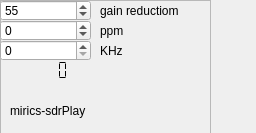
<?xml version="1.0" encoding="UTF-8"?>
<ui version="4.0">
 <class>sdrplayWidget</class>
 <widget class="QWidget" name="sdrplayWidget">
  <property name="geometry">
   <rect>
    <x>0</x>
    <y>0</y>
    <width>256</width>
    <height>133</height>
   </rect>
  </property>
  <property name="windowTitle">
   <string>Form</string>
  </property>
  <widget class="QFrame" name="frame">
   <property name="geometry">
    <rect>
     <x>0</x>
     <y>0</y>
     <width>211</width>
     <height>221</height>
    </rect>
   </property>
   <property name="frameShape">
    <enum>QFrame::StyledPanel</enum>
   </property>
   <property name="frameShadow">
    <enum>QFrame::Raised</enum>
   </property>
   <widget class="QLabel" name="label">
    <property name="geometry">
     <rect>
      <x>10</x>
      <y>100</y>
      <width>101</width>
      <height>21</height>
     </rect>
    </property>
    <property name="text">
     <string>mirics-sdrPlay</string>
    </property>
   </widget>
   <widget class="QSpinBox" name="externalGain">
    <property name="geometry">
     <rect>
      <x>0</x>
      <y>0</y>
      <width>91</width>
      <height>21</height>
     </rect>
    </property>
    <property name="maximum">
     <number>103</number>
    </property>
    <property name="value">
     <number>55</number>
    </property>
   </widget>
   <widget class="QSpinBox" name="f_correction">
    <property name="geometry">
     <rect>
      <x>0</x>
      <y>20</y>
      <width>91</width>
      <height>21</height>
     </rect>
    </property>
    <property name="minimum">
     <number>-100</number>
    </property>
    <property name="maximum">
     <number>100</number>
    </property>
   </widget>
   <widget class="QSpinBox" name="KhzOffset">
    <property name="geometry">
     <rect>
      <x>0</x>
      <y>40</y>
      <width>91</width>
      <height>21</height>
     </rect>
    </property>
    <property name="maximum">
     <number>1000000</number>
    </property>
   </widget>
   <widget class="QLabel" name="label_3">
    <property name="geometry">
     <rect>
      <x>100</x>
      <y>40</y>
      <width>41</width>
      <height>21</height>
     </rect>
    </property>
    <property name="text">
     <string>KHz</string>
    </property>
   </widget>
   <widget class="QLabel" name="label_4">
    <property name="geometry">
     <rect>
      <x>100</x>
      <y>20</y>
      <width>51</width>
      <height>21</height>
     </rect>
    </property>
    <property name="text">
     <string>ppm</string>
    </property>
   </widget>
   <widget class="QLabel" name="label_5">
    <property name="geometry">
     <rect>
      <x>100</x>
      <y>0</y>
      <width>101</width>
      <height>21</height>
     </rect>
    </property>
    <property name="text">
     <string>gain reductiom</string>
    </property>
   </widget>
   <widget class="QLabel" name="statusLabel">
    <property name="geometry">
     <rect>
      <x>16</x>
      <y>180</y>
      <width>121</width>
      <height>21</height>
     </rect>
    </property>
    <property name="text">
     <string/>
    </property>
   </widget>
   <widget class="QLCDNumber" name="api_version">
    <property name="geometry">
     <rect>
      <x>0</x>
      <y>60</y>
      <width>91</width>
      <height>21</height>
     </rect>
    </property>
    <property name="lineWidth">
     <number>0</number>
    </property>
    <property name="segmentStyle">
     <enum>QLCDNumber::Flat</enum>
    </property>
   </widget>
  </widget>
 </widget>
 <resources/>
 <connections/>
</ui>
